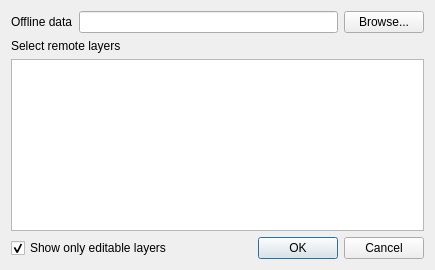
<?xml version="1.0" encoding="UTF-8"?>
<ui version="4.0">
 <class>QgsOfflineEditingPluginGuiBase</class>
 <widget class="QDialog" name="QgsOfflineEditingPluginGuiBase">
  <property name="geometry">
   <rect>
    <x>0</x>
    <y>0</y>
    <width>435</width>
    <height>270</height>
   </rect>
  </property>
  <property name="windowTitle">
   <string>Create offline project</string>
  </property>
  <property name="windowIcon">
   <iconset>
    <normaloff/>
   </iconset>
  </property>
  <layout class="QVBoxLayout" name="verticalLayout_2">
   <item>
    <layout class="QHBoxLayout" name="horizontalLayout">
     <item>
      <widget class="QLabel" name="label_2">
       <property name="text">
        <string>Offline data</string>
       </property>
      </widget>
     </item>
     <item>
      <widget class="QLineEdit" name="ui_offlineDataPath">
       <property name="readOnly">
        <bool>true</bool>
       </property>
      </widget>
     </item>
     <item>
      <widget class="QPushButton" name="butBrowse">
       <property name="text">
        <string>Browse...</string>
       </property>
      </widget>
     </item>
    </layout>
   </item>
   <item>
    <layout class="QVBoxLayout" name="verticalLayout">
     <item>
      <widget class="QLabel" name="label">
       <property name="text">
        <string>Select remote layers</string>
       </property>
      </widget>
     </item>
     <item>
      <widget class="QListWidget" name="ui_layerList">
       <property name="selectionMode">
        <enum>QAbstractItemView::MultiSelection</enum>
       </property>
      </widget>
     </item>
    </layout>
   </item>
   <item>
    <layout class="QHBoxLayout" name="horizontalLayout_2">
     <item>
      <widget class="QCheckBox" name="checkboxShowEditableLayers">
       <property name="text">
        <string>Show only editable layers</string>
       </property>
       <property name="checked">
        <bool>true</bool>
       </property>
      </widget>
     </item>
     <item>
      <widget class="QDialogButtonBox" name="buttonBox">
       <property name="orientation">
        <enum>Qt::Horizontal</enum>
       </property>
       <property name="standardButtons">
        <set>QDialogButtonBox::Cancel|QDialogButtonBox::Ok</set>
       </property>
      </widget>
     </item>
    </layout>
   </item>
  </layout>
 </widget>
 <layoutdefault spacing="6" margin="11"/>
 <resources/>
 <connections/>
</ui>
